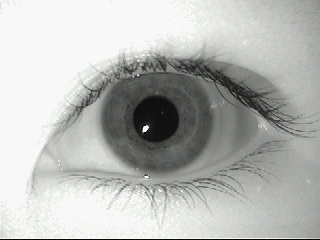
#> input picture Source Code/MMU-Iris-Database/001/left/001.bmp, 320 x 240 px; its folder holds only this picture in this run
$ python -i Iris.py   (imports and definitions only)
#> lines starting #> are read from the running program, lines starting #| are printed output that depends on the picture; after the words box and inside, x2 and y2 are one past the last pixel; in counts of white or black regions, pixels touching at a corner belong together
# -*- coding: UTF-8 -*-
import numpy as np
import matplotlib.pyplot as plt
import matplotlib
import os, os.path
import csv

from skimage import data, color
from skimage.transform import hough_circle, hough_circle_peaks, warp_polar
from skimage.feature import canny, graycomatrix, graycoprops
from skimage.draw import circle_perimeter
from skimage.util import img_as_ubyte
from PIL import Image
from pathlib import Path
from skimage.color import rgb2gray
from sklearn.decomposition import PCA
from sklearn.neighbors import KNeighborsClassifier
from sklearn.model_selection import StratifiedKFold

class Iris:
    def __init__(self):
        #####
        pass


    # [10 lines left out: function pre_process_data, not called in this run]


    def pre_process_image(self, file_path):
        # Load picture and detect edges
#> called with file_path = 'MMU-Iris-Database/001/left/001.bmp'
        image = np.array(Image.open(file_path), dtype=np.uint8)
#> image is the input picture: shape (240, 320, 3); mean R, G, B 183.8, 185.6, 182.9
        image = rgb2gray(image)
#> image: shape (240, 320) float64
        edges = canny(image, sigma=1, low_threshold=0.1, high_threshold=0.3)
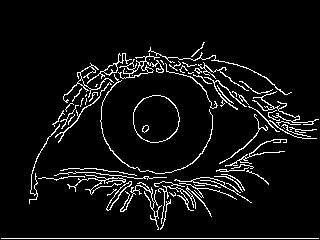
#> edges: shape (240, 320) bool; 6.5% white in thin lines or dots, all inside (x1, y1, x2, y2) = (1, 42, 319, 239)

        # Detect two radii
        hough_radii = np.arange(50, 100, 2)
        hough_res = hough_circle(edges, hough_radii)

        # Select the most prominent 3 circles
        accums, cx, cy, radii = hough_circle_peaks(hough_res, hough_radii,
                                                total_num_peaks=1)
#> accums = [0.428]; cx = [157]; cy = [117]; radii = [56]

        # Draw them
        fig, ax = plt.subplots(ncols=1, nrows=1, figsize=(10, 4))
        image = color.gray2rgb(image)
#> image: shape (240, 320, 3) float64

        for center_y, center_x, radius in zip(cy, cx, radii):
            circy, circx = circle_perimeter(center_y, center_x, radius,
                                            shape=image.shape)
            image[circy, circx] = (220, 20, 20)
#> this loop made 1 pass
#> (center_y, center_x, radius) on pass 1: (117, 157, 56)
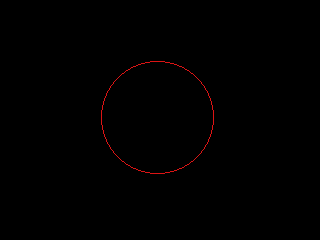
#> image: shape (240, 320, 3) float64; mean R, G, B 1.6, 0.8, 0.8

        # Transform iris into a rectangle image
        warped = warp_polar(image, (cy[0], cx[0]), radius=radii[0], output_shape=(image.shape[1]*2, image.shape[0]*2),
            scaling='linear', channel_axis=2)
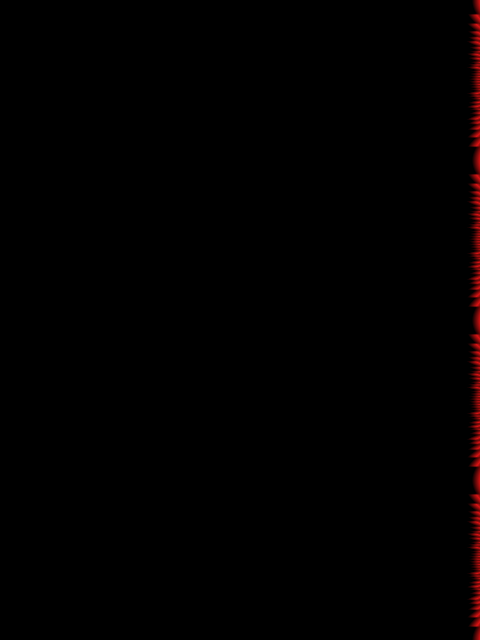
#> warped: shape (640, 480, 3) float64; mean R, G, B 1.9, 0.4, 0.4

        warped = list(zip(*warped[::-1]))
#> warped = 480 items
        warped_array = np.array(warped)
        warped_image = Image.fromarray((warped_array * 255).astype(np.uint8))
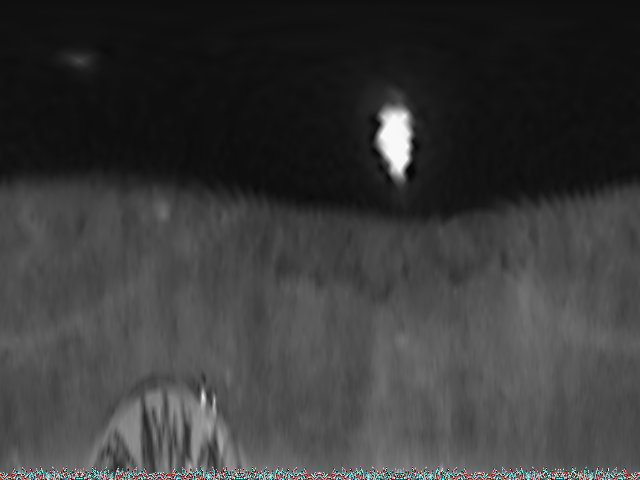
#> warped_image: PIL image 640x480 RGB; mean R, G, B 58.1, 58.1, 58.1

        cropped_warped_image = []

        # Remove the black portion of the image (pupil)
        for x in range(warped_image.height):
            black_percentage = 0
            black_number = 0
            for y in range(warped_image.width):
                if warped_image.getpixel((y,x)) < (45, 45, 45):
                    black_number = black_number + 1

            black_percentage = black_number / warped_image.width
            if black_percentage < 0.5:
                cropped_warped_image.append(warped[x])
#> after the loop, cropped_warped_image = 281 items

        # Save pre-processed images
        new_file_path = file_path.replace("MMU-Iris-Database", "Prepared-MMU-Iris-Database")

        if not os.path.exists(new_file_path.rsplit('\\',1)[0]):
            os.makedirs(new_file_path.rsplit('\\',1)[0])
        Image.fromarray((np.array(cropped_warped_image) * 255).astype(np.uint8)).save(new_file_path)
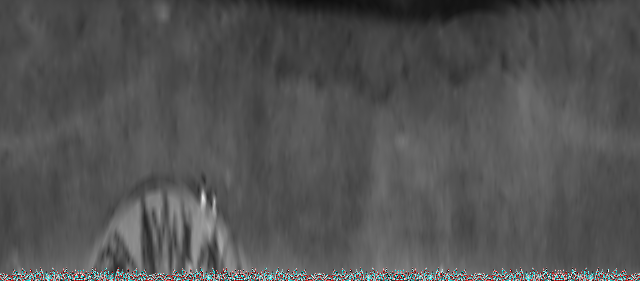
#> saved as 001.bmp: PIL image 640x281 RGB; mean R, G, B 82.8, 82.9, 82.9


    # [188 lines left out: functions evaluation, glcm, pca, cross_validation, export_glcm_pca_to_csv, create_glcm_pca_csv_files and 1 more, not called in this run]


>>> result = Iris().pre_process_image('MMU-Iris-Database/001/left/001.bmp')

$ run again, on Source Code/MMU-Iris-Database/001/left/003.bmp
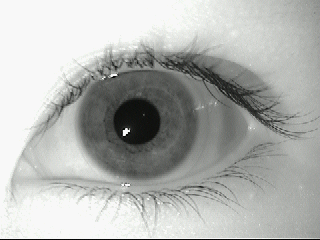
#> input picture Source Code/MMU-Iris-Database/001/left/003.bmp, 320 x 240 px
#> in pre_process_image, image is the input picture: shape (240, 320, 3); mean R, G, B 177.6, 179.4, 176.6
#> in pre_process_image, `edges = canny(image, sigma=1, low_threshold=0.1, high_threshold=0.3)`:
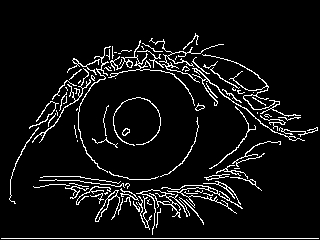
#> edges: shape (240, 320) bool; 7% white in thin lines or dots, all inside (x1, y1, x2, y2) = (1, 33, 319, 239)
#> accums = [0.451]; cx = [138]; cy = [120]; radii = [60]
#> the loop in pre_process_image, `for center_y, center_x, radius in zip(cy, cx, radii):` made 1 pass
#> (center_y, center_x, radius) on pass 1: (120, 138, 60)
#> in pre_process_image, `warped = list(zip(*warped[::-1]))`: warped = 480 items
#> after the loop in pre_process_image, `for x in range(warped_image.height):`: cropped_warped_image = 293 items
#> in pre_process_image, `Image.fromarray((np.array(cropped_warped_image) * 255).astype(np.uint8..`:
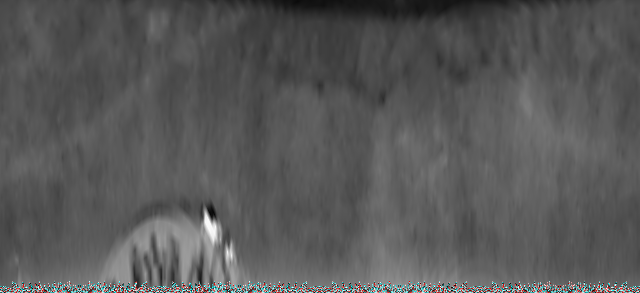
#> saved as 003.bmp: PIL image 640x293 RGB; mean R, G, B 87.8, 88, 88
